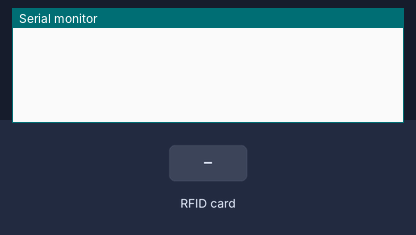
A sketch run on a simulated Arduino Uno, built with avr-gcc and run on an emulated ATmega328P. On the bench: the last lines printed to the serial monitor. The test bench sets the inputs (shaded band).

Above: at 1.2 s.
1.3 s: RFID card 5E 7A 19 C4 held to the reader
At 2.3 s:
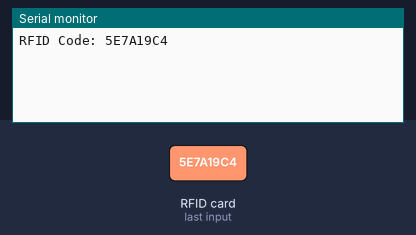
2.8 s: RFID card 5E 7A 19 C4 held to the reader
At 3.6 s:
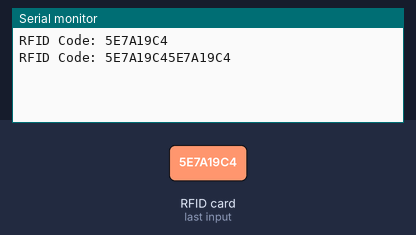
4.3 s: RFID card 5E 7A 19 C4 held to the reader
At 5.0 s:
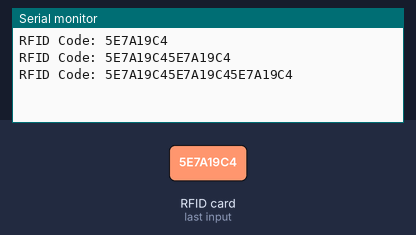

Measured:
- after the input at 1.3 s, the serial monitor: prints a new line at once (image 1)
- after the input at 2.8 s, the serial monitor: prints a new line at once (image 2)
- after the input at 4.3 s, the serial monitor: prints a new line at once (image 3)

The sketch:

RFID_RC522_Uno.ino
```cpp
/*
Connections
RC522         Uno
SDA  -------> Digital 10
SCK  -------> Digital 13
MOSI -------> Digital 11
MISO -------> Digital 12
IRQ  -------> unconnected
GND  -------> GND
RST  -------> Digital 9
3.3V -------> 3.3V
*/

/* ______________________________________Libraries______________________________________ */
//RFID
#include <SPI.h>
#include<MFRC522.h>
/* _______________________________________Macros________________________________________ */
//RFID
#define SS_PIN 10
#define RST_PIN 9
/* _____________________________Declarations_and_Variables______________________________ */
//RFID
MFRC522 rfid(SS_PIN, RST_PIN); // Instance of the class
MFRC522::MIFARE_Key key;
byte uid[4]; // Init array that will store UID
String RFIDCode = "";
/* ______________________________________Functions______________________________________ */
/* ________________________________________Setup________________________________________ */
void setup() {
  Serial.begin(9600);
  //RFID
  SPI.begin(); // Init SPI bus
  rfid.PCD_Init(); // Init MFRC522
  for (byte i = 0; i < 6; i++) {
    key.keyByte[i] = 0xFF;
  }
}
/* ________________________________________Loop_________________________________________ */
void loop() {
  if (rfid.PICC_IsNewCardPresent() && rfid.PICC_ReadCardSerial()) {
    for (byte i = 0; i < 4; i++) {
      uid[i] = rfid.uid.uidByte[i];
    }
    //Get RFID card
    for (byte j = 0; j < rfid.uid.size; j++) {
      RFIDCode.concat(String(rfid.uid.uidByte[j] < 0x10 ? "0" : ""));
      RFIDCode.concat(String(rfid.uid.uidByte[j], HEX));
    }
    //Print RFID Tag
    RFIDCode.toUpperCase();
    RFIDCode=String(RFIDCode);
    Serial.print("RFID Code: "); Serial.println(RFIDCode);
    rfid.PICC_HaltA();
    rfid.PCD_StopCrypto1();
    //Turn Antenna off
    rfid.PCD_AntennaOff();
  }
  else {
    //Serial.println("Please Scan");
  }
}
```
